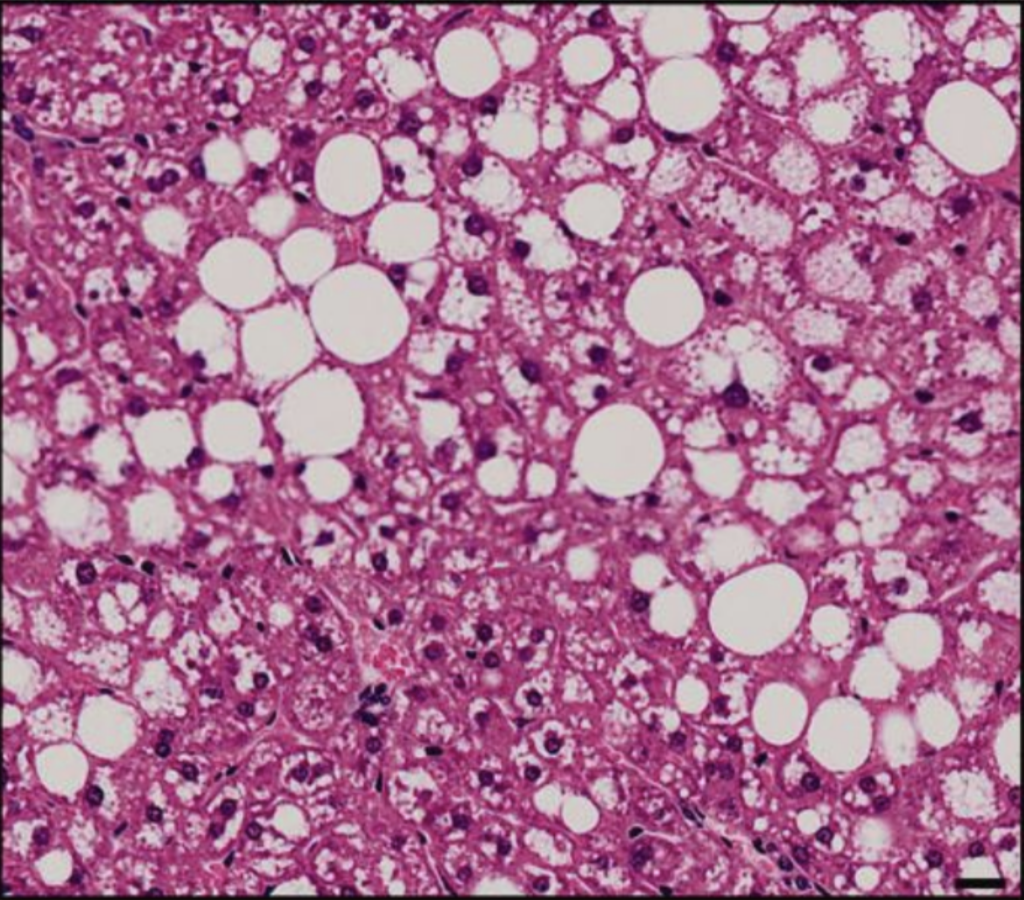
#> input picture 24B-BİL375-Proje-9/yag.png, 1024 x 900 px
$ python yag.py
#> lines starting #> are read from the running program, lines starting #| are printed output that depends on the picture; after the words box and inside, x2 and y2 are one past the last pixel; in counts of white or black regions, pixels touching at a corner belong together

import cv2
import numpy as np
from matplotlib import pyplot as plt
from skimage.morphology import remove_small_objects
from scipy.ndimage import binary_fill_holes

# Görüntüyü yükle
image_path = "yag.png"
image = cv2.imread(image_path)
#> image is the input picture: shape (900, 1024, 3); mean B, G, R 146.4, 111, 171.7

# Görüntüyü gri tonlamalıya dönüştür
gray_image = cv2.cvtColor(image, cv2.COLOR_BGR2GRAY)
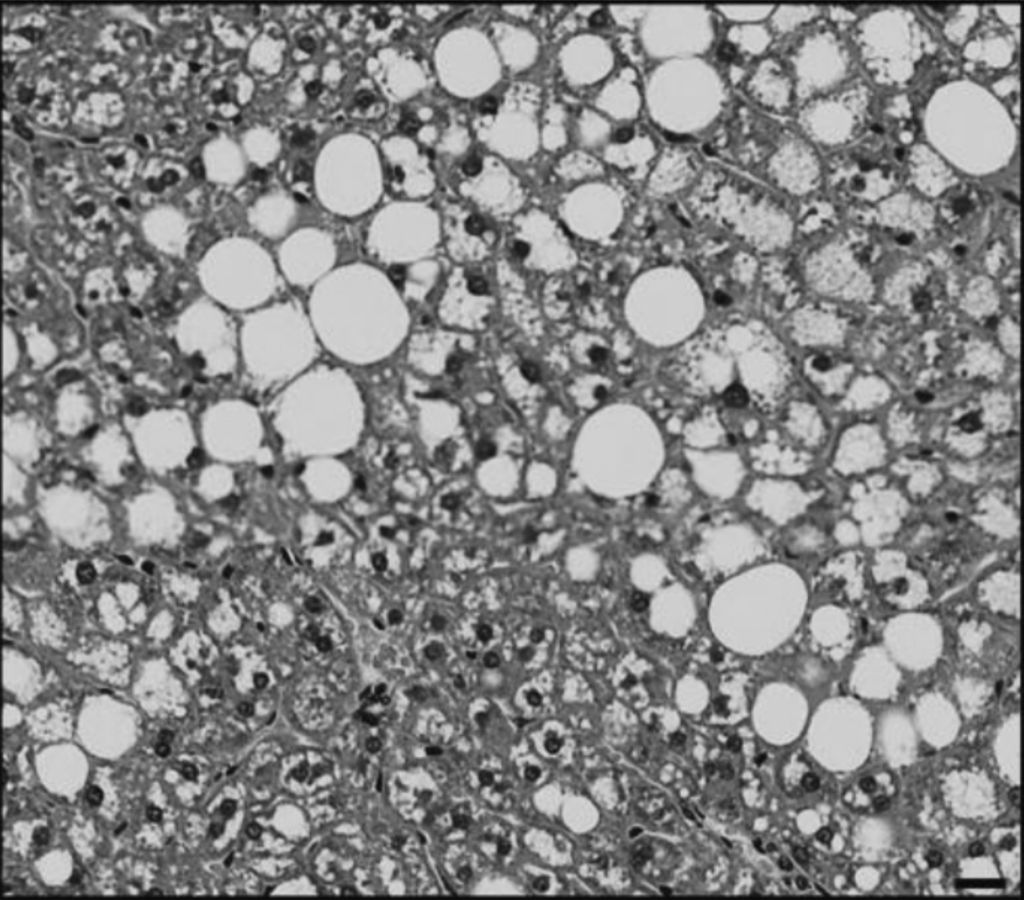
#> gray_image: shape (900, 1024); min 3, max 221, mean 133.2

# Eşikleme ile yağ dokusunu ve hücre içi boşlukları belirle
_, binary_image = cv2.threshold(gray_image, 200, 255, cv2.THRESH_BINARY)
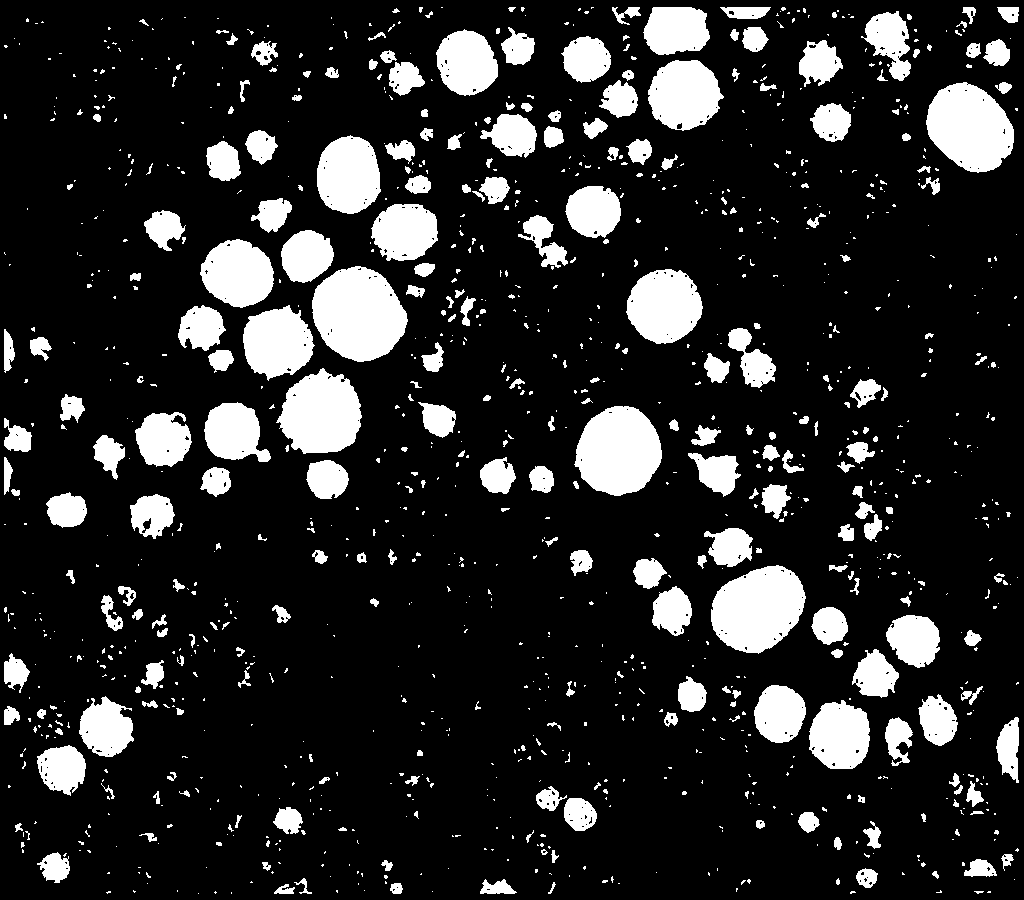
#> binary_image: shape (900, 1024); 16.1% white; 1162 white regions (860 under 20 px), largest, box (x1, y1, x2, y2) and area: (312, 266, 408, 362) 6749, (711, 565, 806, 654) 6100, (574, 406, 662, 496) 5922

# Structuring element (kernal) oluştur
# kernel = np.ones((3,3), np.uint8)

# Erode ve dilate işlemlerini uygula (Açma - Opening)
# eroded_image = cv2.erode(binary_image, kernel, iterations=4)
# opened_image = cv2.dilate(eroded_image, kernel, iterations=4)

opened_image_cleaned = remove_small_objects(binary_image.astype(bool), min_size=600)
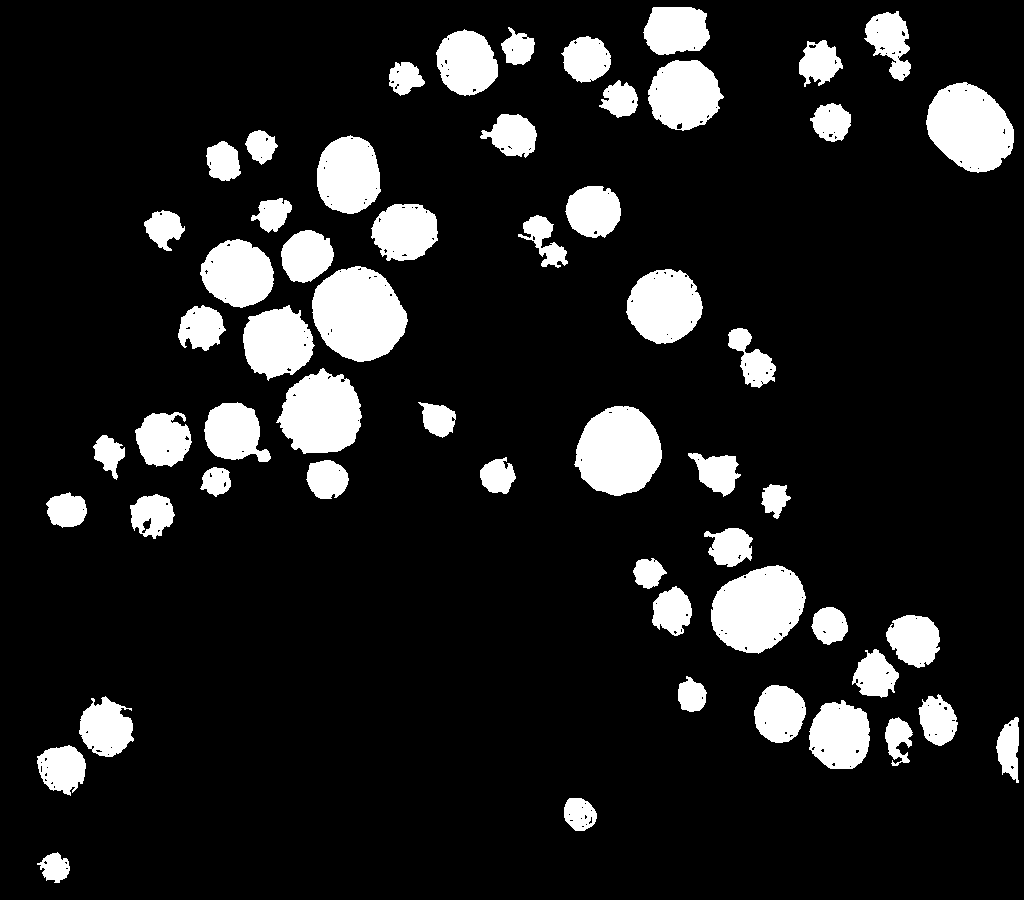
#> opened_image_cleaned: shape (900, 1024) bool; 12.7% white; 57 white regions, largest, box (x1, y1, x2, y2) and area: (312, 266, 408, 362) 6749, (711, 565, 806, 654) 6100, (574, 406, 662, 496) 5922


# Yağ alanını ve toplam alanı hesapla
total_area = binary_image.size
#> total_area = 921600
fat_area = np.sum(binary_image == 255)
#> fat_area = 148608

# Yağ oranını hesapla
fat_ratio = (fat_area / total_area) * 100
#> fat_ratio = 16.12

print(f"Yağ Oranı: {fat_ratio:.2f}%")
#| Yağ Oranı: 16.12%

# Sonuçları görselleştirin
plt.figure(figsize=(20, 5))
plt.subplot(1, 3, 1)
plt.title("Orijinal Görüntü")
plt.imshow(cv2.cvtColor(image, cv2.COLOR_BGR2RGB))

plt.subplot(1, 3, 2)
plt.title("Eşiklenmiş Görüntü")
plt.imshow(binary_image, cmap='gray')

# plt.subplot(1, 3, 3)
# plt.title("Açma (Opening) Uygulanmış Görüntü")
# plt.imshow(opened_image, cmap='gray')

plt.subplot(1, 3, 3)
plt.title("Bwareaopen Uygulanmış Görüntü")
plt.imshow(opened_image_cleaned, cmap='gray')


plt.show()
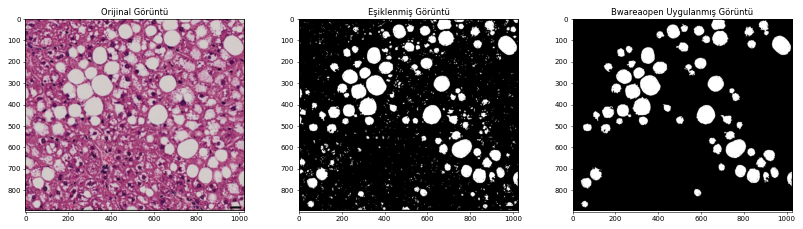
#> figure drawn by matplotlib, 3 panels


# [26 lines of commented-out code are left out]
